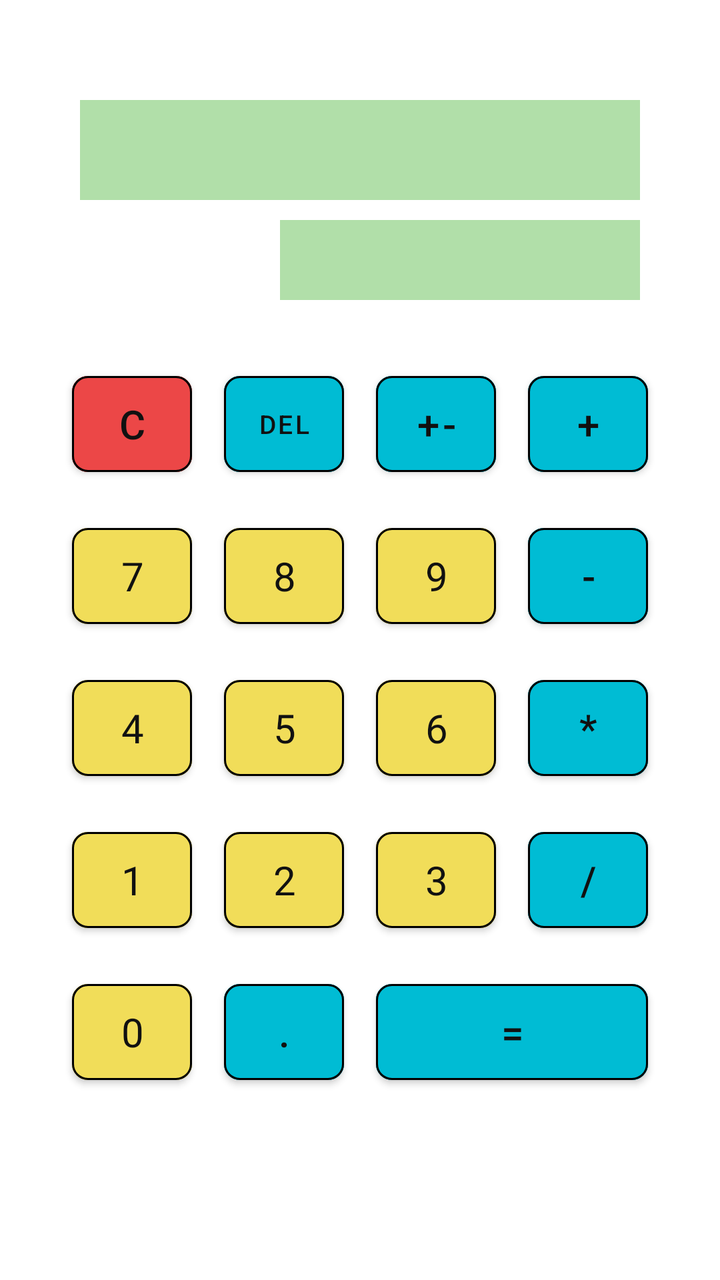
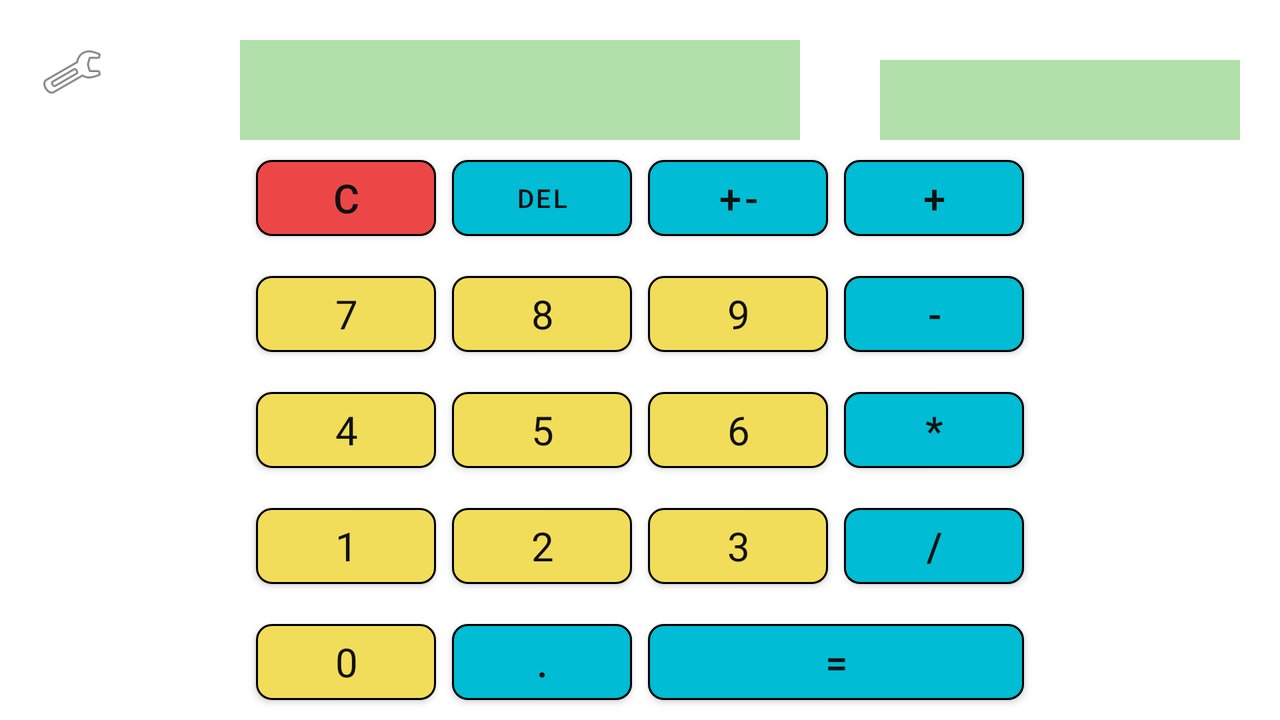

The same Android screen from two of the app's own layout files: first res/layout/ as a phone draws it, then the repository's variant for another configuration, drawn on a device whose configuration selects that folder. Both files follow.
<!-- AndroidManifest.xml: application theme Theme.MyCalculator -->
<!-- res/layout/activity_main.xml -->
<?xml version="1.0" encoding="utf-8"?>
<androidx.constraintlayout.widget.ConstraintLayout xmlns:android="http://schemas.android.com/apk/res/android"
    xmlns:app="http://schemas.android.com/apk/res-auto"
    xmlns:tools="http://schemas.android.com/tools"
    android:layout_width="match_parent"
    android:layout_height="match_parent"
    tools:context=".MainActivity">

    <androidx.appcompat.widget.AppCompatImageView
        android:layout_width="match_parent"
        android:layout_height="match_parent"
        android:scaleType="fitXY"
        app:srcCompat="@drawable/background6"/>

    <TextView
        android:id="@+id/number_screen"
        style="@style/ScreenStyle.Numbers"
        app:layout_constraintBottom_toTopOf="@+id/process_screen"
        app:layout_constraintEnd_toEndOf="parent"
        app:layout_constraintStart_toStartOf="parent"
        app:layout_constraintTop_toTopOf="parent" />

    <TextView
        android:id="@+id/process_screen"
        style="@style/ScreenStyle.Action"
        app:layout_constraintBottom_toTopOf="@+id/include"
        app:layout_constraintEnd_toEndOf="@+id/number_screen"
        app:layout_constraintTop_toBottomOf="@+id/number_screen" />

    <include
        android:id="@+id/include"
        layout="@layout/activity_keyboard"
        android:layout_width="match_parent"
        android:layout_height="wrap_content"
        android:layout_marginTop="24dp"
        android:gravity="center"
        android:orientation="horizontal"
        app:layout_constraintTop_toBottomOf="@+id/process_screen"
        tools:layout_editor_absoluteX="0dp" />


</androidx.constraintlayout.widget.ConstraintLayout>
<!-- res/layout/activity_keyboard.xml (included above) -->
<?xml version="1.0" encoding="utf-8"?>
<TableLayout xmlns:android="http://schemas.android.com/apk/res/android"
    android:layout_width="match_parent"
    android:layout_height="wrap_content"
    android:layout_columnSpan="4"
    android:background="@color/keyboard_background">

    <TableRow
        android:layout_width="match_parent"
        android:layout_height="match_parent"
        android:gravity="center">

        <com.google.android.material.button.MaterialButton
            android:id="@+id/reset_button"
            style="@style/ButtonStyle.Reset"
            android:text="@string/button_reset"/>

        <com.google.android.material.button.MaterialButton
            android:id="@+id/delete_button"
            style="@style/ButtonStyle.Actions"
            android:textSize="@dimen/del_button_text_size"
            android:text="@string/button_delete"/>

        <com.google.android.material.button.MaterialButton
            android:id="@+id/change_number_sign_button"
            style="@style/ButtonStyle.Actions"
            android:text="@string/button_change_sign"/>

        <com.google.android.material.button.MaterialButton
            android:id="@+id/plus_button"
            style="@style/ButtonStyle.Actions"
            android:text="@string/button_plus"/>
    </TableRow>

    <TableRow
        android:layout_width="match_parent"
        android:layout_height="match_parent"
        android:gravity="center">

        <com.google.android.material.button.MaterialButton
            android:id="@+id/seven_button"
            style="@style/ButtonStyle.Numbers"
            android:text="@string/button_7"/>

        <com.google.android.material.button.MaterialButton
            android:id="@+id/eight_button"
            style="@style/ButtonStyle.Numbers"
            android:text="@string/button_8"/>

        <com.google.android.material.button.MaterialButton
            android:id="@+id/nine_button"
            style="@style/ButtonStyle.Numbers"
            android:text="@string/button_9"/>

        <com.google.android.material.button.MaterialButton
            android:id="@+id/minus_button"
            style="@style/ButtonStyle.Actions"
            android:text="@string/button_minus"/>
    </TableRow>

    <TableRow
        android:layout_width="match_parent"
        android:layout_height="match_parent"
        android:gravity="center">

        <com.google.android.material.button.MaterialButton
            android:id="@+id/four_button"
            style="@style/ButtonStyle.Numbers"
            android:text="@string/button_4"/>

        <com.google.android.material.button.MaterialButton
            android:id="@+id/five_button"
            style="@style/ButtonStyle.Numbers"
            android:text="@string/button_5"/>

        <com.google.android.material.button.MaterialButton
            android:id="@+id/six_button"
            style="@style/ButtonStyle.Numbers"
            android:text="@string/button_6"/>

        <com.google.android.material.button.MaterialButton
            android:id="@+id/multiply_button"
            style="@style/ButtonStyle.Actions"
            android:text="@string/button_multiply"/>
    </TableRow>

    <TableRow
        android:layout_width="match_parent"
        android:layout_height="match_parent"
        android:gravity="center">

        <com.google.android.material.button.MaterialButton
            android:id="@+id/one_button"
            style="@style/ButtonStyle.Numbers"
            android:text="@string/button_1"/>

        <com.google.android.material.button.MaterialButton
            android:id="@+id/two_button"
            style="@style/ButtonStyle.Numbers"
            android:text="@string/button_2"/>

        <com.google.android.material.button.MaterialButton
            android:id="@+id/three_button"
            style="@style/ButtonStyle.Numbers"
            android:text="@string/button_3"/>

        <com.google.android.material.button.MaterialButton
            android:id="@+id/divide_button"
            style="@style/ButtonStyle.Actions"
            android:text="@string/button_divide"/>
    </TableRow>

    <TableRow
        android:layout_width="match_parent"
        android:layout_height="match_parent"
        android:gravity="center">

        <com.google.android.material.button.MaterialButton
            android:id="@+id/zero_button"
            style="@style/ButtonStyle.Numbers"
            android:text="@string/button_0"/>

        <com.google.android.material.button.MaterialButton
            android:id="@+id/point_button"
            style="@style/ButtonStyle.Actions"
            android:text="@string/button_point"/>

        <com.google.android.material.button.MaterialButton
            android:id="@+id/result_button"
            style="@style/ButtonStyle.Actions"
            android:layout_span="2"
            android:text="@string/button_result"/>


    </TableRow>

</TableLayout>
<!-- resources referenced by this layout -->
<resources>
  <color name="keyboard_background">#0000</color>
  <dimen name="del_button_text_size">13sp</dimen>
  <string name="button_0">0</string>
  <string name="button_1">1</string>
  <string name="button_2">2</string>
  <string name="button_3">3</string>
  <string name="button_4">4</string>
  <string name="button_5">5</string>
  <string name="button_6">6</string>
  <string name="button_7">7</string>
  <string name="button_8">8</string>
  <string name="button_9">9</string>
  <string name="button_change_sign">+-</string>
  <string name="button_delete">del</string>
  <string name="button_divide">/</string>
  <string name="button_minus">-</string>
  <string name="button_multiply">*</string>
  <string name="button_plus">+</string>
  <string name="button_point">.</string>
  <string name="button_reset">C</string>
  <string name="button_result">=</string>
  <style name="ButtonStyle.Actions">
          <item name="android:backgroundTint">@color/action_button_color</item>
          <item name="android:textColor">@color/action_button_text_color</item>
          <item name="android:textSize">@dimen/button_text_size</item>
      </style>
  <style name="ButtonStyle.Numbers">
          <item name="android:backgroundTint">@color/number_button_color</item>
          <item name="android:textColor">@color/number_button_text_color</item>
          <item name="android:textSize">@dimen/button_text_size</item>
          <item name="android:fontFamily">@font/numbers2</item>
      </style>
  <style name="ButtonStyle.Reset">
          <item name="android:backgroundTint">@color/reset_button_color</item>
          <item name="android:textColor">@color/reset_button_text_color</item>
          <item name="android:textSize">@dimen/button_text_size</item>
      </style>
  <style name="ScreenStyle.Action">
          <item name="android:layout_height">@dimen/action_screen_height</item>
          <item name="android:layout_width">@dimen/action_screen_width</item>
          <item name="android:textSize">@dimen/action_screen_text_size</item>
      </style>
  <style name="ScreenStyle.Numbers">
          <item name="android:layout_height">@dimen/number_screen_height</item>
          <item name="android:layout_width">@dimen/number_screen_width</item>
          <item name="android:layout_marginTop">@dimen/number_screen_marginTop</item>
          <item name="android:layout_marginBottom">@dimen/number_screen_marginBottom</item>
          <item name="android:textSize">@dimen/number_screen_text_size</item>
      </style>
  <color name="action_button_color">#00BCD4</color>
  <color name="action_button_text_color">#111111</color>
  <dimen name="button_text_size">20sp</dimen>
  <color name="number_button_color">#F1DD59</color>
  <color name="number_button_text_color">#111111</color>
  <color name="reset_button_color">#EC4747</color>
  <color name="reset_button_text_color">#111111</color>
  <dimen name="action_screen_height">40dp</dimen>
  <dimen name="action_screen_width">180dp</dimen>
  <dimen name="action_screen_text_size">40sp</dimen>
  <dimen name="number_screen_height">50dp</dimen>
  <dimen name="number_screen_width">280dp</dimen>
  <dimen name="number_screen_marginTop">50dp</dimen>
  <dimen name="number_screen_marginBottom">10dp</dimen>
  <dimen name="number_screen_text_size">50sp</dimen>
  <color name="purple_500">#FF6200EE</color>
  <color name="purple_700">#FF3700B3</color>
  <color name="white">#FFFFFFFF</color>
  <color name="teal_200">#FF03DAC5</color>
  <color name="teal_700">#FF018786</color>
  <color name="black">#FF000000</color>
  <!-- some entries are left out for length -->
</resources>
<!-- res/layout-land/activity_main.xml (the repository's variant of the layout above) -->
<!-- drawn on the phone turned sideways -->
<?xml version="1.0" encoding="utf-8"?>
<androidx.constraintlayout.widget.ConstraintLayout xmlns:android="http://schemas.android.com/apk/res/android"
    xmlns:app="http://schemas.android.com/apk/res-auto"
    xmlns:tools="http://schemas.android.com/tools"
    android:layout_width="match_parent"
    android:layout_height="match_parent"
    tools:context=".MainActivity">

    <androidx.appcompat.widget.AppCompatImageView
        android:layout_width="match_parent"
        android:layout_height="match_parent"
        android:scaleType="fitXY"
        app:srcCompat="@drawable/background6"/>

    <TextView
        android:id="@+id/number_screen"
        style="@style/ScreenStyle.Numbers"
        android:layout_marginStart="120dp"
        app:layout_constraintStart_toStartOf="parent"
        app:layout_constraintTop_toTopOf="parent" />

    <TextView
        android:id="@+id/process_screen"
        style="@style/ScreenStyle.Action"
        android:layout_marginStart="40dp"
        app:layout_constraintStart_toEndOf="@+id/number_screen"
        app:layout_constraintBottom_toBottomOf="@+id/number_screen" />

    <include
        android:id="@+id/include"
        layout="@layout/activity_keyboard"
        android:layout_width="match_parent"
        android:layout_height="wrap_content"
        android:gravity="center"
        android:orientation="horizontal"
        app:layout_constraintTop_toBottomOf="@+id/process_screen"
        tools:layout_editor_absoluteX="0dp" />

    <ImageView
        android:id="@+id/setting_button"
        android:layout_width="wrap_content"
        android:layout_height="wrap_content"
        android:layout_marginStart="20dp"
        android:layout_marginTop="20dp"
        app:srcCompat="@android:drawable/ic_menu_preferences"
        app:layout_constraintStart_toStartOf="parent"
        app:layout_constraintTop_toTopOf="parent"
        tools:ignore="MissingConstraints" />

</androidx.constraintlayout.widget.ConstraintLayout>
<!-- resources referenced by the variant -->
<!-- as the phone turned sideways resolves them -->
<resources>
  <color name="keyboard_background">#0000</color>
  <!-- from res/values-land/ -->
  <dimen name="del_button_text_size">13sp</dimen>
  <string name="button_0">0</string>
  <string name="button_1">1</string>
  <string name="button_2">2</string>
  <string name="button_3">3</string>
  <string name="button_4">4</string>
  <string name="button_5">5</string>
  <string name="button_6">6</string>
  <string name="button_7">7</string>
  <string name="button_8">8</string>
  <string name="button_9">9</string>
  <string name="button_change_sign">+-</string>
  <string name="button_delete">del</string>
  <string name="button_divide">/</string>
  <string name="button_minus">-</string>
  <string name="button_multiply">*</string>
  <string name="button_plus">+</string>
  <string name="button_point">.</string>
  <string name="button_reset">C</string>
  <string name="button_result">=</string>
  <style name="ButtonStyle.Actions">
          <item name="android:backgroundTint">@color/action_button_color</item>
          <item name="android:textColor">@color/action_button_text_color</item>
          <item name="android:textSize">@dimen/button_text_size</item>
      </style>
  <style name="ButtonStyle.Numbers">
          <item name="android:backgroundTint">@color/number_button_color</item>
          <item name="android:textColor">@color/number_button_text_color</item>
          <item name="android:textSize">@dimen/button_text_size</item>
          <item name="android:fontFamily">@font/numbers2</item>
      </style>
  <style name="ButtonStyle.Reset">
          <item name="android:backgroundTint">@color/reset_button_color</item>
          <item name="android:textColor">@color/reset_button_text_color</item>
          <item name="android:textSize">@dimen/button_text_size</item>
      </style>
  <style name="ScreenStyle.Action">
          <item name="android:layout_height">@dimen/action_screen_height</item>
          <item name="android:layout_width">@dimen/action_screen_width</item>
          <item name="android:textSize">@dimen/action_screen_text_size</item>
      </style>
  <style name="ScreenStyle.Numbers">
          <item name="android:layout_height">@dimen/number_screen_height</item>
          <item name="android:layout_width">@dimen/number_screen_width</item>
          <item name="android:layout_marginTop">@dimen/number_screen_marginTop</item>
          <item name="android:layout_marginBottom">@dimen/number_screen_marginBottom</item>
          <item name="android:textSize">@dimen/number_screen_text_size</item>
      </style>
  <color name="action_button_color">#00BCD4</color>
  <color name="action_button_text_color">#111111</color>
  <!-- from res/values-land/ -->
  <dimen name="button_text_size">20sp</dimen>
  <color name="number_button_color">#F1DD59</color>
  <color name="number_button_text_color">#111111</color>
  <color name="reset_button_color">#EC4747</color>
  <color name="reset_button_text_color">#111111</color>
  <!-- from res/values-land/ -->
  <dimen name="action_screen_height">40dp</dimen>
  <!-- from res/values-land/ -->
  <dimen name="action_screen_width">180dp</dimen>
  <!-- from res/values-land/ -->
  <dimen name="action_screen_text_size">40sp</dimen>
  <!-- from res/values-land/ -->
  <dimen name="number_screen_height">50dp</dimen>
  <!-- from res/values-land/ -->
  <dimen name="number_screen_width">280dp</dimen>
  <!-- from res/values-land/ -->
  <dimen name="number_screen_marginTop">20dp</dimen>
  <!-- from res/values-land/ -->
  <dimen name="number_screen_marginBottom">10dp</dimen>
  <!-- from res/values-land/ -->
  <dimen name="number_screen_text_size">50sp</dimen>
  <color name="purple_500">#FF6200EE</color>
  <color name="purple_700">#FF3700B3</color>
  <color name="white">#FFFFFFFF</color>
  <color name="teal_200">#FF03DAC5</color>
  <color name="teal_700">#FF018786</color>
  <color name="black">#FF000000</color>
  <!-- some entries are left out for length -->
</resources>
